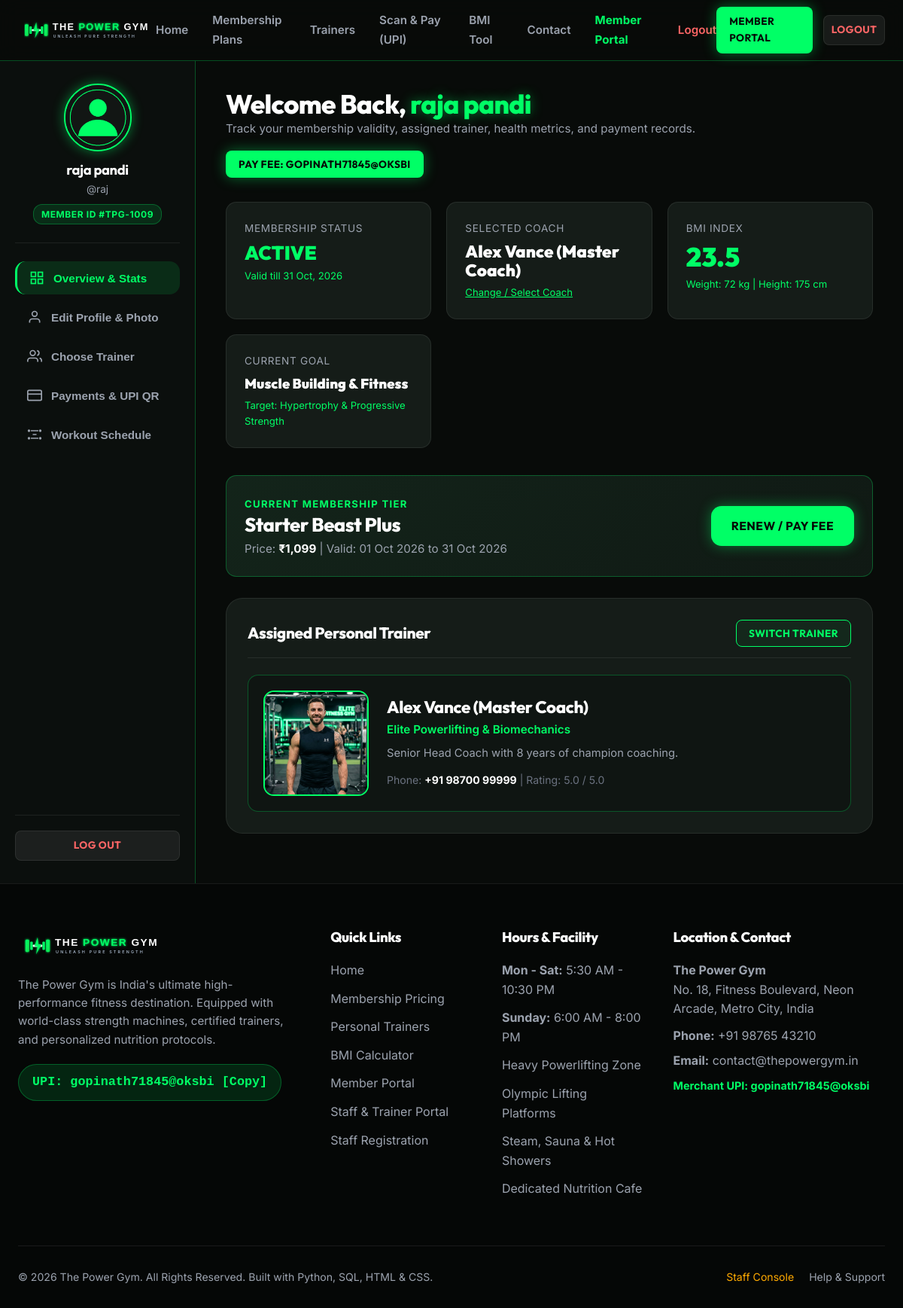
/dashboard (signed in), run on the app's committed database.
### models.py (models this page shows, shortened)
class MemberProfile(db.Model):
    __tablename__ = 'member_profiles'
    id = db.Column(db.Integer, primary_key=True)
    user_id = db.Column(db.Integer, db.ForeignKey('users.id', ondelete='CASCADE'), nullable=False, unique=True)
    full_name = db.Column(db.String(120), nullable=False)
    avatar = db.Column(db.String(255), default='default_avatar.png')
    age = db.Column(db.Integer, nullable=True)
    gender = db.Column(db.String(20), nullable=True)
    height_cm = db.Column(db.Float, nullable=True)
    weight_kg = db.Column(db.Float, nullable=True)
    fitness_goal = db.Column(db.String(120), default='Muscle Building & Fitness')
    blood_group = db.Column(db.String(10), nullable=True)
    emergency_contact = db.Column(db.String(50), nullable=True)
    address = db.Column(db.Text, nullable=True)
    joined_date = db.Column(db.Date, default=date.today)
    def calculate_bmi(self):
        if self.height_cm and self.weight_kg and self.height_cm > 0:
            height_m = self.height_cm / 100.0
            return round(self.weight_kg / (height_m * height_m), 1)
        return None

class User(UserMixin, db.Model):
    __tablename__ = 'users'
    id = db.Column(db.Integer, primary_key=True)
    username = db.Column(db.String(80), unique=True, nullable=False, index=True)
    email = db.Column(db.String(120), unique=True, nullable=False, index=True)
    phone = db.Column(db.String(20), nullable=True)
    password_hash = db.Column(db.String(256), nullable=False)
    role = db.Column(db.String(20), default='customer')  # 'customer' or 'staff'
    is_active = db.Column(db.Boolean, default=True)
    created_at = db.Column(db.DateTime, default=datetime.utcnow)
    profile = db.relationship('MemberProfile', backref='user', uselist=False, cascade='all, delete-orphan')
    memberships = db.relationship('Membership', backref='user', lazy='dynamic', cascade='all, delete-orphan')
    payments = db.relationship('Payment', backref='user', lazy='dynamic', cascade='all, delete-orphan')
    def is_staff(self):
        return self.role == 'staff'
    def get_active_membership(self):
        return self.memberships.filter_by(status='active').order_by(Membership.id.desc()).first()

class Membership(db.Model):
    __tablename__ = 'memberships'
    id = db.Column(db.Integer, primary_key=True)
    user_id = db.Column(db.Integer, db.ForeignKey('users.id', ondelete='CASCADE'), nullable=False)
    plan_id = db.Column(db.Integer, db.ForeignKey('plans.id'), nullable=False)
    trainer_id = db.Column(db.Integer, db.ForeignKey('trainers.id'), nullable=True)
    start_date = db.Column(db.Date, default=date.today)
    end_date = db.Column(db.Date, nullable=False)
    status = db.Column(db.String(20), default='active')  # 'active', 'expired', 'pending_approval'

class Trainer(db.Model):
    __tablename__ = 'trainers'
    id = db.Column(db.Integer, primary_key=True)
    name = db.Column(db.String(100), nullable=False)
    specialty = db.Column(db.String(150), nullable=False)
    experience_years = db.Column(db.Integer, default=3)
    bio = db.Column(db.Text, nullable=True)
    photo = db.Column(db.String(255), default='trainer_alex.jpg')
    rating = db.Column(db.Float, default=4.9)
    phone = db.Column(db.String(20), nullable=True)
    email = db.Column(db.String(120), nullable=True)
    fee_per_month = db.Column(db.Float, default=1500.0)
    is_available = db.Column(db.Boolean, default=True)
    memberships = db.relationship('Membership', backref='trainer', lazy='dynamic')

class Plan(db.Model):
    __tablename__ = 'plans'
    id = db.Column(db.Integer, primary_key=True)
    name = db.Column(db.String(80), nullable=False)
    duration_months = db.Column(db.Integer, nullable=False)
    price = db.Column(db.Float, nullable=False)  # in INR ₹
    features_list = db.Column(db.Text, nullable=False)  # pipe '|' or newline separated
    is_popular = db.Column(db.Boolean, default=False)
    is_active = db.Column(db.Boolean, default=True)
    memberships = db.relationship('Membership', backref='plan', lazy='dynamic')

### app.py (the view)
    @app.route('/dashboard')
    @login_required
    def customer_dashboard():
        if current_user.is_staff():
            return redirect(url_for('staff_dashboard'))
        profile = current_user.profile
        if not profile:
            profile = MemberProfile(user_id=current_user.id, full_name=current_user.username)
            db.session.add(profile)
            db.session.commit()
        active_membership = current_user.get_active_membership()
        active_plan = active_membership.plan if active_membership else None
        all_trainers = Trainer.query.filter_by(is_available=True).all()
        all_plans = Plan.query.filter_by(is_active=True).all()
        payments = Payment.query.filter_by(user_id=current_user.id).order_by(Payment.id.desc()).all()
        bmi = profile.calculate_bmi()
        return render_template(
            'customer_dashboard.html',
            profile=profile,
            active_membership=active_membership,
            active_plan=active_plan,
            all_trainers=all_trainers,
            all_plans=all_plans,
            payments=payments,
            bmi=bmi
        )

### templates/customer_dashboard.html (shortened to what this page needs)
{% extends "base.html" %}
{% block extra_css %}
<link rel="stylesheet" href="{{ url_for('static', filename='css/dashboard.css') }}">
{% endblock %}
{% block content %}
<div class="dashboard-layout">
  <aside class="dashboard-sidebar">
    <div class="sidebar-profile">
      <div class="profile-avatar-wrapper">
        <img id="sidebarAvatarImg" src="{{ url_for('serve_media', filename=(profile.avatar if profile.avatar else 'default_avatar.png')) }}" alt="{{ profile.full_name }}" onerror="this.src='{{ url_for('static', filename='images/default_avatar.png') }}'">
      </div>
      <h3 class="sidebar-username">{{ profile.full_name }}</h3>
      <div style="font-size: 0.85rem; color: var(--text-secondary); margin-bottom: 8px;">@{{ current_user.username }}</div>
      <span class="sidebar-badge badge-customer">Member ID #TPG-{{ current_user.id + 1000 }}</span>
    </div>
    <ul class="sidebar-nav">
      <li>
        <button class="sidebar-link active" data-tab="overview">
          <svg fill="none" stroke="currentColor" stroke-width="2" viewBox="0 0 24 24"><rect x="3" y="3" width="7" height="7"></rect><rect x="14" y="3" width="7" height="7"></rect><rect x="14" y="14" width="7" height="7"></rect><rect x="3" y="14" width="7" height="7"></rect></svg>
          Overview & Stats
        </button>
      </li>
      <li>
        <button class="sidebar-link" data-tab="profile">
          <svg fill="none" stroke="currentColor" stroke-width="2" viewBox="0 0 24 24"><path d="M20 21v-2a4 4 0 0 0-4-4H8a4 4 0 0 0-4 4v2"></path><circle cx="12" cy="7" r="4"></circle></svg>
          Edit Profile & Photo
        </button>
      </li>
      <li>
        <button class="sidebar-link" data-tab="trainer">
          <svg fill="none" stroke="currentColor" stroke-width="2" viewBox="0 0 24 24"><path d="M17 21v-2a4 4 0 0 0-4-4H5a4 4 0 0 0-4 4v2"></path><circle cx="9" cy="7" r="4"></circle><path d="M23 21v-2a4 4 0 0 0-3-3.87"></path><path d="M16 3.13a4 4 0 0 1 0 7.75"></path></svg>
          Choose Trainer
        </button>
      </li>
      <li>
        <button class="sidebar-link" data-tab="payments">
          <svg fill="none" stroke="currentColor" stroke-width="2" viewBox="0 0 24 24"><rect x="1" y="4" width="22" height="16" rx="2" ry="2"></rect><line x1="1" y1="10" x2="23" y2="10"></line></svg>
          Payments & UPI QR
        </button>
      </li>
      <li>
        <button class="sidebar-link" data-tab="workout">
          <svg fill="none" stroke="currentColor" stroke-width="2" viewBox="0 0 24 24"><path d="M6 18h12M6 6h12M9 12h6"></path><circle cx="3" cy="18" r="1"></circle><circle cx="3" cy="6" r="1"></circle><circle cx="21" cy="18" r="1"></circle><circle cx="21" cy="6" r="1"></circle></svg>
          Workout Schedule
        </button>
      </li>
    </ul>
    <div style="padding-top: 20px; border-top: 1px solid var(--border-subtle); margin-top: auto;">
      <a href="{{ url_for('logout') }}" class="btn btn-secondary btn-sm" style="width: 100%; color: #ff6666;">
        Log Out
      </a>
    </div>
  </aside>
  <main class="dashboard-content">
    <div class="tab-content active" id="overview">
      <div class="dash-header">
        <div>
          <h1 class="dash-title">Welcome Back, <span class="neon-text">{{ profile.full_name }}</span></h1>
          <p class="dash-subtitle">Track your membership validity, assigned trainer, health metrics, and payment records.</p>
        </div>
        <div>
          <button class="btn btn-primary btn-sm btn-copy-upi" data-upi="gopinath71845@oksbi">
            Pay Fee: gopinath71845@oksbi
          </button>
        </div>
      </div>
      <div class="stats-grid">
        <div class="stat-card">
          <div class="stat-title">Membership Status</div>
          <div class="stat-value" style="font-size: 1.6rem; color: {% if active_membership %}var(--neon-green){% else %}#FFAA00{% endif %};">
            {% if active_membership %}ACTIVE{% else %}PENDING{% endif %}
          </div>
          <div class="stat-desc">
            {% if active_membership %}
              Valid till {{ active_membership.end_date.strftime('%d %b, %Y') }}
            {% else %}
              No active plan. Please subscribe below.
            {% endif %}
          </div>
        </div>
        <div class="stat-card">
          <div class="stat-title">Selected Coach</div>
          <div class="stat-value" style="font-size: 1.4rem;">
            {% if active_membership and active_membership.trainer %}
              {{ active_membership.trainer.name }}
            {% else %}
              Not Assigned
            {% endif %}
          </div>
          <div class="stat-desc">
            <a href="#trainer" onclick="document.querySelector('[data-tab=trainer]').click();" style="color: var(--neon-green); text-decoration: underline;">Change / Select Coach</a>
          </div>
        </div>
        <div class="stat-card">
          <div class="stat-title">BMI Index</div>
          <div class="stat-value" style="color: var(--neon-green);">
            {{ bmi if bmi else '23.5' }}
          </div>
          <div class="stat-desc">Weight: {{ profile.weight_kg if profile.weight_kg else 72 }} kg | Height: {{ profile.height_cm if profile.height_cm else 175 }} cm</div>
        </div>
        <div class="stat-card">
          <div class="stat-title">Current Goal</div>
          <div class="stat-value" style="font-size: 1.15rem; line-height: 1.3;">
            {{ profile.fitness_goal }}
          </div>
          <div class="stat-desc">Target: Hypertrophy & Progressive Strength</div>
        </div>
      </div>
      <div class="plan-status-banner">
        <div class="plan-status-info">
          <span style="font-size: 0.82rem; text-transform: uppercase; color: var(--neon-green); font-weight: 700; letter-spacing: 0.1em;">Current Membership Tier</span>
          <h3>{{ active_plan.name if active_plan else 'Starter Beast (Monthly)' }}</h3>
          <p style="color: var(--text-secondary); font-size: 0.95rem;">
            Price: <strong style="color: #fff;">₹{{ "{:,.0f}".format(active_plan.price if active_plan else 999) }}</strong>
            {% if active_membership %}
              | Valid: {{ active_membership.start_date.strftime('%d %b %Y') }} to {{ active_membership.end_date.strftime('%d %b %Y') }}
            {% endif %}
          </p>
        </div>
        <div style="display: flex; gap: 12px;">
          <a href="#payments" onclick="document.querySelector('[data-tab=payments]').click();" class="btn btn-primary">
            Renew / Pay Fee
          </a>
        </div>
      </div>
      <div class="dash-card">
        <div class="dash-card-header">
          <h3 class="dash-card-title">Assigned Personal Trainer</h3>
          <button class="btn btn-outline btn-sm" onclick="document.querySelector('[data-tab=trainer]').click();">
            Switch Trainer
          </button>
        </div>
        {% if active_membership and active_membership.trainer %}
          <div class="my-trainer-box">
            <img src="{{ url_for('serve_media', filename=active_membership.trainer.photo) }}" alt="{{ active_membership.trainer.name }}" class="my-trainer-img" onerror="this.src='{{ url_for('static', filename='images/default_avatar.png') }}'">
            <div>
              <h4 style="font-size: 1.4rem; margin-bottom: 4px;">{{ active_membership.trainer.name }}</h4>
              <div style="color: var(--neon-green); font-weight: 600; font-size: 0.95rem; margin-bottom: 8px;">{{ active_membership.trainer.specialty }}</div>
              <p style="color: var(--text-secondary); font-size: 0.92rem; margin-bottom: 12px;">{{ active_membership.trainer.bio }}</p>
              <div style="font-size: 0.88rem; color: var(--text-muted);">
                Phone: <strong style="color: #fff;">{{ active_membership.trainer.phone }}</strong> | Rating: {{ active_membership.trainer.rating }} / 5.0
              </div>
            </div>
          </div>
        {% endif %}
      </div>
    </div>
          {% set init_price = active_plan.price if active_plan else (all_plans[0].price if all_plans else 999) %}
          {% set init_name = active_plan.name if active_plan else (all_plans[0].name if all_plans else 'Membership') %}
  </main>
</div>
{% endblock %}

### data on the page
MemberProfile: avatar (placeholder picture), full_name "raja pandi", weight_kg "72", height_cm "175", fitness_goal "Muscle Building & Fitness"
User: username "raj", current_user.id+1000 "1009"
Membership: end_date "31 Oct, 2026", start_date "01 Oct 2026", end_date "31 Oct 2026"
Trainer: trainer.name "Alex Vance (Master Coach)", photo (picture), trainer.specialty "Elite Powerlifting & Biomechanics", trainer.bio "Senior Head Coach with 8 years of champion coaching.", trainer.phone "+91 98700 99999", trainer.rating "5.0"
Plan: name "Starter Beast Plus", price "1,099"

### other printed values
{{ bmi if bmi else '23.5' }} "23.5"
